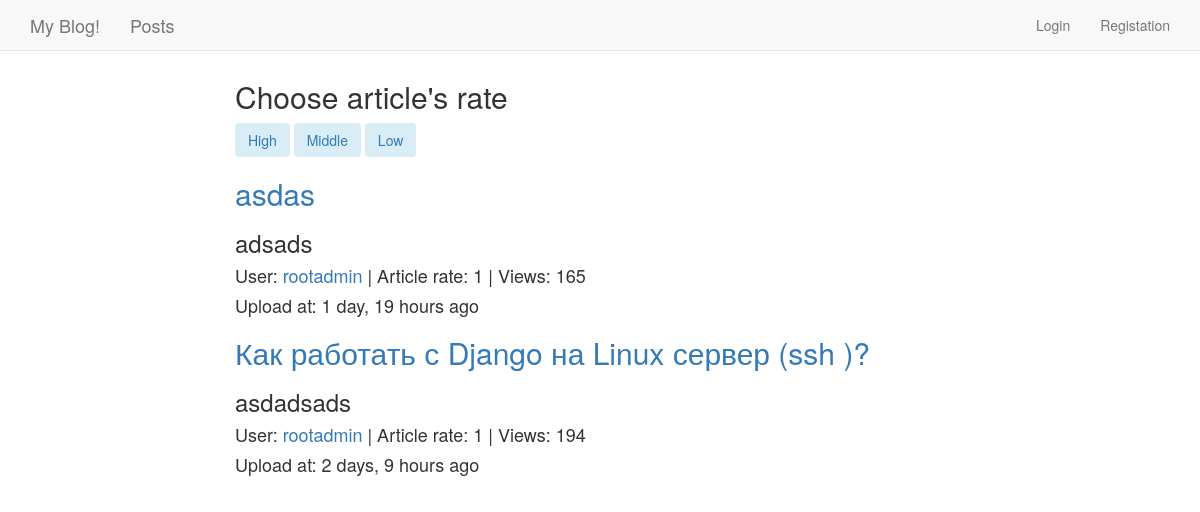
The app's page /, older data.
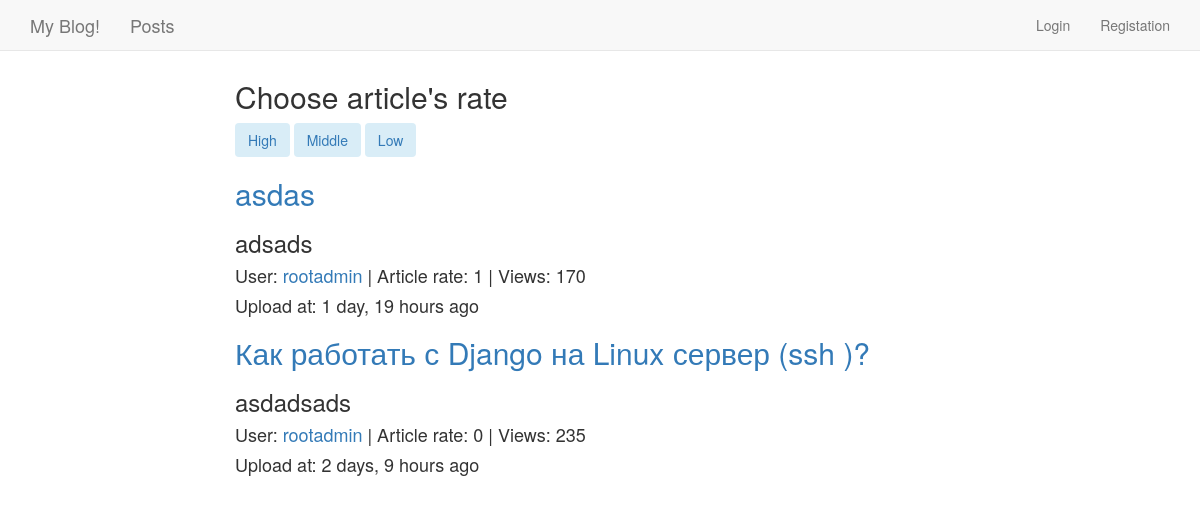
The same page, newer data.
### post/models.py (models this page shows, shortened)
class Posts(models.Model):
    user = models.ForeignKey(User, on_delete=models.CASCADE)
    title = models.CharField(max_length=50)
    content = models.TextField()
    rate = models.IntegerField(default=0)
    views = models.PositiveIntegerField(default=0)
    updated_at = models.DateTimeField(auto_now_add=False, auto_now=True)
    timestamp = models.DateTimeField(auto_now_add=True, auto_now=False)
    objects = PostManager()
    likes = GenericRelation(Like)
    def get_user_url(self):
        return reverse("accounts:account", kwargs={"id": self.user.id})
    def get_absolute_url(self):
        return reverse("post:detail_page", kwargs={"id": self.id})

### post/views.py (the view)
# urls.py: path('', home_page, name='home_page'),
def home_page(request):
    posts = Posts.objects.all().order_by("-timestamp")
    context = {
        'posts': posts
    }
    return render(request, "home/home_page.html", context)

### templates/home/home_page.html (shortened to what this page needs)
{% extends "home/base.html" %}
{% block content %}
    <div class="container">
        <div class="col-xs-8 col-xs-offset-2">
            <h2>Choose article's rate</h2>
            <a href="{% url "post:high_middle_low_rate" slug='high_rate' %}" class="btn bg-info">High</a>
            <a href="{% url "post:high_middle_low_rate" slug='middle_rate' %}" class="btn bg-info">Middle</a>
            <a href="{% url "post:high_middle_low_rate" slug='low_rate' %}" class="btn bg-info">Low</a>
            <br>
            {% if posts %}
                {% for post in posts %}
                    <h2><a href="{{ post.get_absolute_url }}">{{ post.title }}</a></h2>
                    <h3>{{ post.content|truncatechars:20 }}</h3>
                    <h4>User: <a href="{{ post.get_user_url }}">{{ post.user.username }}</a> | Article rate: {{ post.rate }} | Views: {{ post.views }}</h4>
                    <h4>Upload at: {{ post.timestamp|timesince }} ago</h4>
                {% endfor %}
            {% else %}
                <h2>Ops, we haven't articles with this rate</h2>
            {% endif %}
        </div>
    </div>
{% endblock %}

Row changes from the older to the newer data that the page shows:
changed Posts "asdas": views "165" → "170"
changed Posts "Как работать с Django на Linux сервер (ssh )?": rate "1" → "0"; views "194" → "235"
